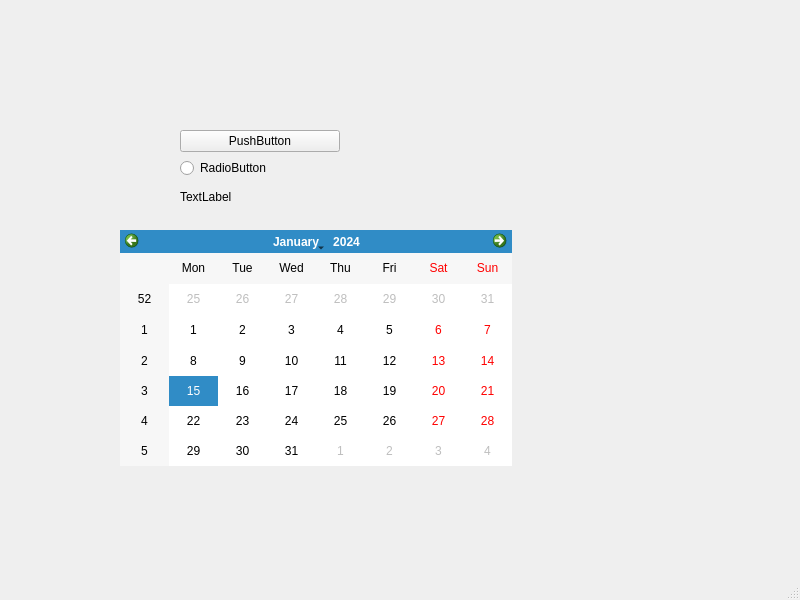
<?xml version="1.0" encoding="UTF-8"?>
<ui version="4.0">
 <class>MainWindow</class>
 <widget class="QMainWindow" name="MainWindow">
  <property name="geometry">
   <rect>
    <x>0</x>
    <y>0</y>
    <width>800</width>
    <height>600</height>
   </rect>
  </property>
  <property name="windowTitle">
   <string>MainWindow</string>
  </property>
  <widget class="QWidget" name="centralwidget">
   <widget class="QWidget" name="verticalLayoutWidget">
    <property name="geometry">
     <rect>
      <x>180</x>
      <y>130</y>
      <width>160</width>
      <height>80</height>
     </rect>
    </property>
    <layout class="QVBoxLayout" name="verticalLayout">
     <item>
      <widget class="QPushButton" name="pushButton">
       <property name="text">
        <string>PushButton</string>
       </property>
      </widget>
     </item>
     <item>
      <widget class="QRadioButton" name="radioButton">
       <property name="text">
        <string>RadioButton</string>
       </property>
      </widget>
     </item>
     <item>
      <widget class="QLabel" name="label">
       <property name="text">
        <string>TextLabel</string>
       </property>
      </widget>
     </item>
    </layout>
   </widget>
   <widget class="QCalendarWidget" name="calendarWidget">
    <property name="geometry">
     <rect>
      <x>120</x>
      <y>230</y>
      <width>392</width>
      <height>236</height>
     </rect>
    </property>
   </widget>
  </widget>
  <widget class="QMenuBar" name="menubar">
   <property name="geometry">
    <rect>
     <x>0</x>
     <y>0</y>
     <width>800</width>
     <height>26</height>
    </rect>
   </property>
  </widget>
  <widget class="QStatusBar" name="statusbar"/>
 </widget>
 <resources/>
 <connections/>
</ui>
